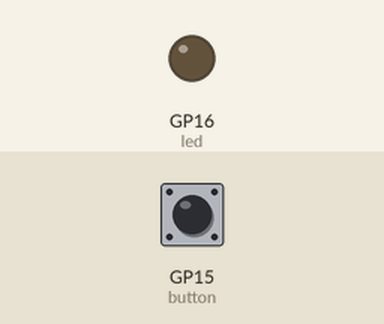
This program was run on a simulated Raspberry Pi Pico running MicroPython. Shown: output pins drawn as LEDs (lit = HIGH). The test bench sets the inputs (shaded band); at power-on: GP15 (button) LOW.

Above: at 1.2 s.
1.3 s: GP15 (button) pulled HIGH for 1 s
At 1.45 s:
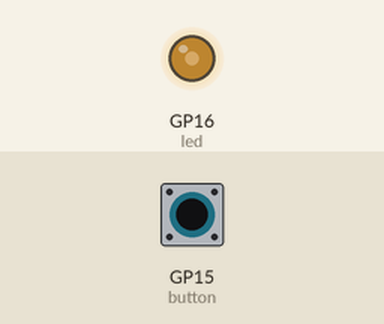
3.8 s: GP15 (button) pulled HIGH for 0.15 s
At 4.8 s:
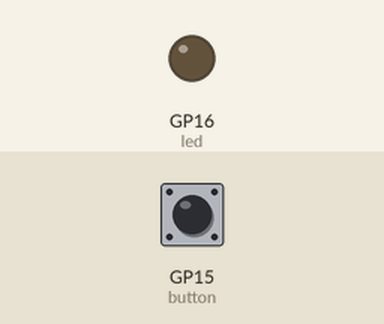
Timing chart, 0 to 6.8 s (numbered marks = the images above; inputs shaded):
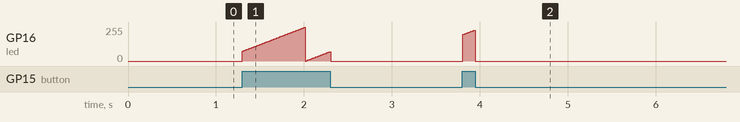

The program:

pwm_led.py
```python
from machine import Pin, PWM
import time

led = PWM(Pin(16))

button = Pin(15, Pin.IN)

brightness = 0

while True:
    state = button.value()

    if state == 1:
        duty = int(65535 * brightness)
        led.duty_u16(duty)
    else:
        led.duty_u16(0)

    brightness += 0.01
    if brightness > 1:
        brightness = 0

    time.sleep(0.01)
```

Measured:
- after the input at 3.8 s, GP16 (led): rises from 0/255 to 232/255 in 0.13 s, then falls to 0/255 in 0.01 s
